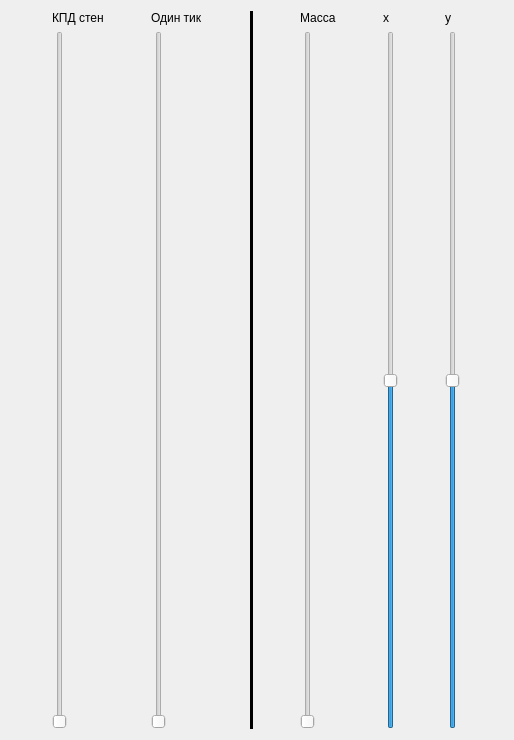
<?xml version="1.0" encoding="UTF-8"?>
<ui version="4.0">
 <class>Form</class>
 <widget class="QWidget" name="Form">
  <property name="geometry">
   <rect>
    <x>0</x>
    <y>0</y>
    <width>514</width>
    <height>740</height>
   </rect>
  </property>
  <property name="windowTitle">
   <string>Form</string>
  </property>
  <layout class="QGridLayout" name="gridLayout_2">
   <item row="0" column="0">
    <widget class="QLabel" name="label_7">
     <property name="text">
      <string>КПД стен</string>
     </property>
    </widget>
   </item>
   <item row="0" column="1">
    <widget class="QLabel" name="label_6">
     <property name="text">
      <string>Один тик</string>
     </property>
    </widget>
   </item>
   <item row="0" column="2" rowspan="2">
    <widget class="Line" name="line_2">
     <property name="sizePolicy">
      <sizepolicy hsizetype="Fixed" vsizetype="Minimum">
       <horstretch>0</horstretch>
       <verstretch>0</verstretch>
      </sizepolicy>
     </property>
     <property name="sizeIncrement">
      <size>
       <width>0</width>
       <height>0</height>
      </size>
     </property>
     <property name="baseSize">
      <size>
       <width>0</width>
       <height>0</height>
      </size>
     </property>
     <property name="frameShadow">
      <enum>QFrame::Plain</enum>
     </property>
     <property name="lineWidth">
      <number>10</number>
     </property>
     <property name="midLineWidth">
      <number>0</number>
     </property>
     <property name="orientation">
      <enum>Qt::Vertical</enum>
     </property>
    </widget>
   </item>
   <item row="0" column="3">
    <widget class="QLabel" name="label_9">
     <property name="text">
      <string>Масса</string>
     </property>
    </widget>
   </item>
   <item row="0" column="4">
    <widget class="QLabel" name="label_8">
     <property name="text">
      <string>х</string>
     </property>
    </widget>
   </item>
   <item row="0" column="5">
    <widget class="QLabel" name="label_10">
     <property name="text">
      <string>у</string>
     </property>
    </widget>
   </item>
   <item row="1" column="0">
    <widget class="QSlider" name="k_slider">
     <property name="orientation">
      <enum>Qt::Vertical</enum>
     </property>
    </widget>
   </item>
   <item row="1" column="1">
    <widget class="QSlider" name="time_slider">
     <property name="orientation">
      <enum>Qt::Vertical</enum>
     </property>
    </widget>
   </item>
   <item row="1" column="3">
    <widget class="QSlider" name="mass_slider">
     <property name="maximum">
      <number>999999999</number>
     </property>
     <property name="orientation">
      <enum>Qt::Vertical</enum>
     </property>
    </widget>
   </item>
   <item row="1" column="4">
    <widget class="QSlider" name="x_slider">
     <property name="minimum">
      <number>-1000</number>
     </property>
     <property name="maximum">
      <number>1000</number>
     </property>
     <property name="orientation">
      <enum>Qt::Vertical</enum>
     </property>
    </widget>
   </item>
   <item row="1" column="5">
    <widget class="QSlider" name="verticalSlider_6">
     <property name="minimum">
      <number>-1000</number>
     </property>
     <property name="maximum">
      <number>1000</number>
     </property>
     <property name="orientation">
      <enum>Qt::Vertical</enum>
     </property>
    </widget>
   </item>
  </layout>
 </widget>
 <resources/>
 <connections/>
</ui>
